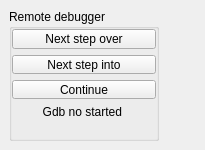
<ui version="4.0" >
 <author>Xiantia</author>
 <class>UiGNUDebugger</class>
 <widget class="QDockWidget" name="UiGNUDebugger" >
  <property name="geometry" >
   <rect>
    <x>0</x>
    <y>0</y>
    <width>205</width>
    <height>150</height>
   </rect>
  </property>
  <property name="sizePolicy" >
   <sizepolicy>
    <hsizetype>5</hsizetype>
    <vsizetype>5</vsizetype>
    <horstretch>0</horstretch>
    <verstretch>0</verstretch>
   </sizepolicy>
  </property>
  <property name="minimumSize" >
   <size>
    <width>0</width>
    <height>120</height>
   </size>
  </property>
  <widget class="QWidget" name="wCentral" >
   <property name="sizePolicy" >
    <sizepolicy>
     <hsizetype>13</hsizetype>
     <vsizetype>13</vsizetype>
     <horstretch>0</horstretch>
     <verstretch>0</verstretch>
    </sizepolicy>
   </property>
   <property name="minimumSize" >
    <size>
     <width>16</width>
     <height>16</height>
    </size>
   </property>
   <property name="mouseTracking" >
    <bool>true</bool>
   </property>
   <property name="windowTitle" >
    <string>Debuger</string>
   </property>
   <property name="windowIcon" >
    <iconset/>
   </property>
   <layout class="QGridLayout" >
    <property name="margin" >
     <number>9</number>
    </property>
    <property name="spacing" >
     <number>6</number>
    </property>
    <item row="0" column="0" >
     <layout class="QHBoxLayout" >
      <property name="margin" >
       <number>0</number>
      </property>
      <property name="spacing" >
       <number>6</number>
      </property>
      <item>
       <widget class="QGroupBox" name="groupBox" >
        <property name="sizePolicy" >
         <sizepolicy>
          <hsizetype>13</hsizetype>
          <vsizetype>1</vsizetype>
          <horstretch>0</horstretch>
          <verstretch>0</verstretch>
         </sizepolicy>
        </property>
        <property name="minimumSize" >
         <size>
          <width>150</width>
          <height>16</height>
         </size>
        </property>
        <property name="title" >
         <string>Remote debugger</string>
        </property>
        <layout class="QGridLayout" >
         <property name="margin" >
          <number>0</number>
         </property>
         <property name="spacing" >
          <number>0</number>
         </property>
         <item row="0" column="0" >
          <layout class="QVBoxLayout" >
           <property name="margin" >
            <number>0</number>
           </property>
           <property name="spacing" >
            <number>6</number>
           </property>
           <item>
            <widget class="QPushButton" name="butonNextStepOver" >
             <property name="text" >
              <string>Next step over</string>
             </property>
             <property name="icon" >
              <iconset resource="../resources/GNUDebuggerResource.qrc" >:/icons/hi22-action-pgmnext.png</iconset>
             </property>
            </widget>
           </item>
           <item>
            <widget class="QPushButton" name="butonNextStepInto" >
             <property name="text" >
              <string>Next step into</string>
             </property>
             <property name="icon" >
              <iconset resource="../resources/GNUDebuggerResource.qrc" >:/icons/hi22-action-pgmstep.png</iconset>
             </property>
            </widget>
           </item>
           <item>
            <widget class="QPushButton" name="butonContinue" >
             <property name="sizePolicy" >
              <sizepolicy>
               <hsizetype>1</hsizetype>
               <vsizetype>0</vsizetype>
               <horstretch>0</horstretch>
               <verstretch>0</verstretch>
              </sizepolicy>
             </property>
             <property name="text" >
              <string>Continue</string>
             </property>
             <property name="icon" >
              <iconset resource="../resources/GNUDebuggerResource.qrc" >:/icons/hi22-action-pgmrun.png</iconset>
             </property>
            </widget>
           </item>
           <item>
            <widget class="QLabel" name="gdbWorking" >
             <property name="sizePolicy" >
              <sizepolicy>
               <hsizetype>1</hsizetype>
               <vsizetype>1</vsizetype>
               <horstretch>0</horstretch>
               <verstretch>0</verstretch>
              </sizepolicy>
             </property>
             <property name="autoFillBackground" >
              <bool>false</bool>
             </property>
             <property name="frameShape" >
              <enum>QFrame::NoFrame</enum>
             </property>
             <property name="lineWidth" >
              <number>1</number>
             </property>
             <property name="text" >
              <string>Gdb no started </string>
             </property>
             <property name="scaledContents" >
              <bool>false</bool>
             </property>
             <property name="alignment" >
              <set>Qt::AlignCenter</set>
             </property>
            </widget>
           </item>
           <item>
            <spacer>
             <property name="orientation" >
              <enum>Qt::Vertical</enum>
             </property>
             <property name="sizeType" >
              <enum>QSizePolicy::Minimum</enum>
             </property>
             <property name="sizeHint" >
              <size>
               <width>20</width>
               <height>40</height>
              </size>
             </property>
            </spacer>
           </item>
          </layout>
         </item>
        </layout>
       </widget>
      </item>
      <item>
       <widget class="QStackedWidget" name="stackedWidget" >
        <widget class="QWidget" name="page_2" >
         <property name="sizePolicy" >
          <sizepolicy>
           <hsizetype>1</hsizetype>
           <vsizetype>13</vsizetype>
           <horstretch>0</horstretch>
           <verstretch>0</verstretch>
          </sizepolicy>
         </property>
        </widget>
       </widget>
      </item>
     </layout>
    </item>
   </layout>
  </widget>
 </widget>
 <resources>
  <include location="../resources/GNUDebuggerResource.qrc" />
 </resources>
 <connections/>
</ui>
